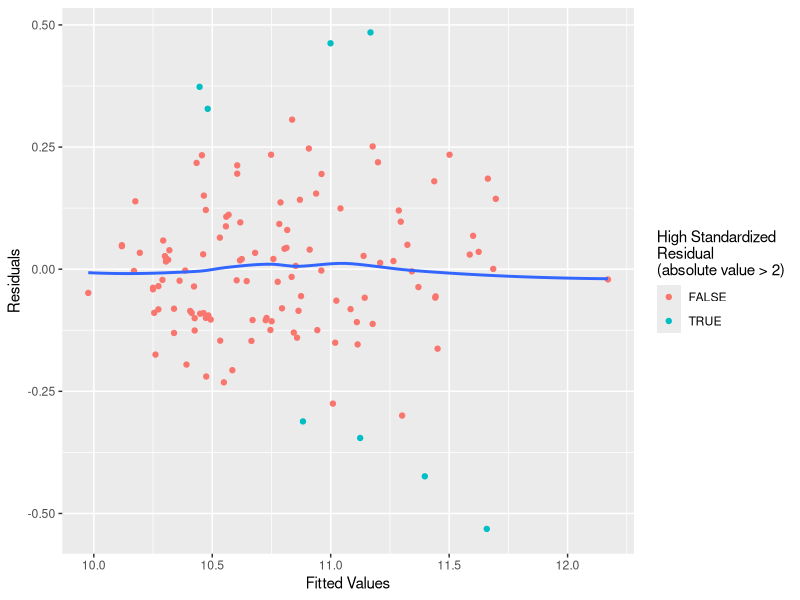
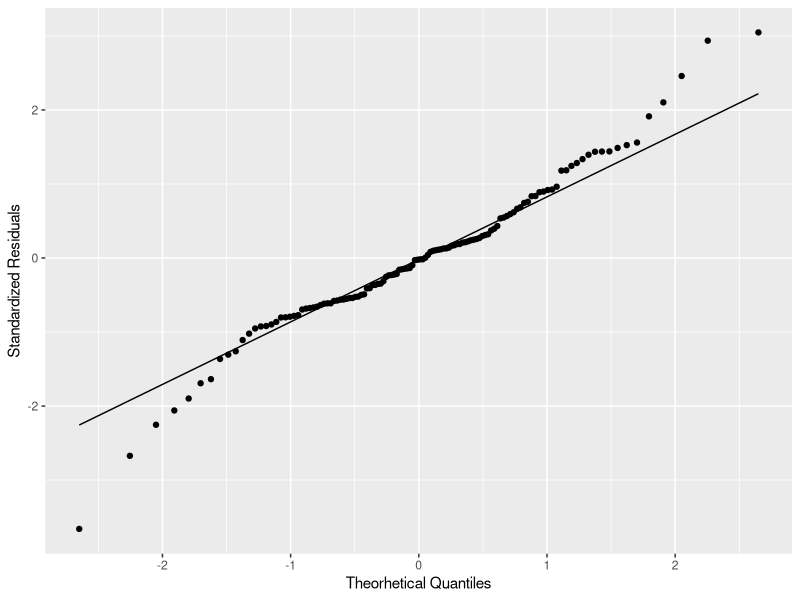

The R source for these figures, in order:
## ---- chunk 1
knitr::opts_chunk$set(echo = FALSE)
## ---- chunk 2
library(ggplot2)
library(knitr)
library(magrittr)
library(tidyr)

data <- read.csv("Dataset/cleaned_data.csv") %>%
  drop_na
final_model <- (
    log(PriceinUK) ~
      log(Subtitle) +
      poly(Acceleration, 2, raw = T) + 
      poly(TopSpeed, 2, raw = T) +
      log(Efficiency) +
      factor(NumberofSeats)
) %>%
  lm(data)
## ---- chunk 3
coefficient_tab <- final_model %>%
  summary %$%
  coefficients

coefficient_tab[1:4, ] %>%
  kable
## ---- chunk 4
coefficient_tab <- final_model %>%
  summary %$%
  coefficients

coefficient_tab[5:9, ] %>%
  kable
## ---- chunk 5
std_residuals <- final_model %>%
  rstandard

ggplot(
  mapping = aes(
    x = final_model$fitted.values,
    y = final_model$residuals,
  )
) +
  geom_point(aes(color = std_residuals %>% abs > 2)) +
  geom_smooth(se = F) +
  labs(
    x = "Fitted Values",
    y = "Residuals",
    color = "High Standardized\nResidual\n(absolute value > 2)"
  )
## ---- chunk 6
ggplot(mapping = aes(sample = std_residuals)) +
  geom_qq() +
  geom_qq_line() +
  labs(
    x = "Theorhetical Quantiles",
    y = "Standardized Residuals"
  )
